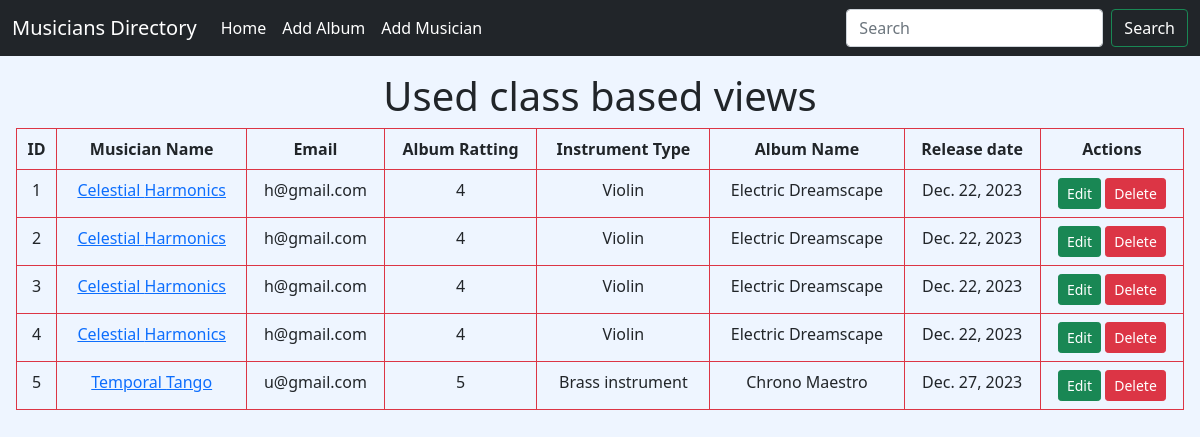
The page / on the database its author committed.
### album/models.py (models this page shows, shortened)
class Album(models.Model):
    name = models.CharField(max_length=200)
    release_date = models.DateField(default=date.today)
    RATING_CHOICES = [
        (1, '1'),
        (2, '2'),
        (3, '3'),
        (4, '4'),
        (5, '5'),
    ]
    rating = models.IntegerField(choices=RATING_CHOICES)
    musicians = models.ForeignKey(
        musicians, on_delete=models.CASCADE, related_name='album')

### musician/models.py (models this page shows, shortened)
class musicians(models.Model):
    first_name = models.CharField(max_length=100)
    last_name = models.CharField(max_length=100)
    email = models.EmailField()
    phone_number = models.CharField(max_length=11)
    instruments = [
        ("Guitar", "Guitar"),
        ("Piano", "Piano"),
        ("Violin", "Violin"),
        ("Cello", "Cello"),
        ("Brass instrument", "Brass instrument"),
    ]
    instrument_type = models.CharField(max_length=50,choices=instruments)

### Musicians_Directory_2/views.py (the view)
# urls.py: path('', views.home,name="home"),
def home(request):
    data = Album.objects.all()
    return render(request, 'home.html', {'data': data})

### templates/home.html
{% extends "base.html" %} {% block content %}
<div class="m-2 p-2">
  <h1 class="text-center">Used class based views</h1>
  <table class="table table-bordered border-danger">
    <thead class="text-center">
      <tr>
        <th scope="col">ID</th>
        <th scope="col">Musician Name</th>
        <th scope="col">Email</th>
        <th scope="col">Album Ratting</th>
        <th scope="col">Instrument Type</th>
        <th scope="col">Album Name</th>
        <th scope="col">Release date</th>
        <th scope="col">Actions</th>
      </tr>
    </thead>
    <tbody class="text-center">
    {% for i in data %}
      <tr>
        <td>{{i.id}}</td>
        <td><a href="{% url 'edit_musician' i.musicians.id %}">{{i.musicians.first_name}} {{i.musicians.last_name }}</a></td>
        <td>{{i.musicians.email}}</td>
        <td>{{i.rating}}</td>
        <td>{{i.musicians.instrument_type}}</td>
        <td>{{i.name}}</td>
        <td>{{i.release_date}}</td>
        <td>
          <a class="btn btn-success btn-sm" href="{% url 'edit_album' i.id %}">Edit</a>
          <a class="btn btn-danger btn-sm" href="{% url 'delete_album' i.id %}">Delete</a>
        </td>
      </tr>
    {% endfor %}
    </tbody>
  </table>
</div>
{% endblock %}

### templates/base.html (shortened to what this page needs)
<!DOCTYPE html>
<html lang="en">
<head>
  <link href="https://cdn.jsdelivr.net/npm/bootstrap@5.0.2/dist/css/bootstrap.min.css" rel="stylesheet">
</head>
<body>
    <navbar class="  navbar navbar-expand-lg navbar-light  bg-dark">
      <div class="container-fluid">
        <a class="navbar-brand text-white" href="#">Musicians Directory</a>
        <div class="collapse navbar-collapse" id="navbarSupportedContent">
          <ul class="navbar-nav me-auto mb-2 mb-lg-0">
            <li class="nav-item">
              <a class="nav-link active text-white" aria-current="page" href="{% url 'home' %}">Home</a>
            </li>
            <li class="nav-item">
              <a class="nav-link text-white" href="{% url 'add_album'%}">Add Album</a>
            </li>
            <li class="nav-item">
              <a class="nav-link text-white" href=" {% url 'add_musician'%}">Add Musician</a>
            </li>
          </ul>
          <form class="d-flex">
            <input class="form-control me-2" type="search" placeholder="Search" aria-label="Search">
            <button class="btn btn-outline-success text-white" type="submit">Search</button>
          </form>
        </div>
      </div>
  </navbar>
  {% block content %}
  {% endblock %}
</body>
</html>

### templates/base.html (style rules this page uses)
body { background-color: #EEF5FF; }

### rows shown on the page
Album: id "1", musicians.first_name "Celestial", musicians.last_name "Harmonics", musicians.email "h@gmail.com", rating "4", musicians.instrument_type "Violin", name "Electric Dreamscape", release_date "Dec. 22, 2023"
Album: id "2", musicians.first_name "Celestial", musicians.last_name "Harmonics", musicians.email "h@gmail.com", rating "4", musicians.instrument_type "Violin", name "Electric Dreamscape", release_date "Dec. 22, 2023"
Album: id "3", musicians.first_name "Celestial", musicians.last_name "Harmonics", musicians.email "h@gmail.com", rating "4", musicians.instrument_type "Violin", name "Electric Dreamscape", release_date "Dec. 22, 2023"
Album: id "4", musicians.first_name "Celestial", musicians.last_name "Harmonics", musicians.email "h@gmail.com", rating "4", musicians.instrument_type "Violin", name "Electric Dreamscape", release_date "Dec. 22, 2023"
Album: id "5", musicians.first_name "Temporal", musicians.last_name "Tango", musicians.email "u@gmail.com", rating "5", musicians.instrument_type "Brass instrument", name "Chrono Maestro", release_date "Dec. 27, 2023"
